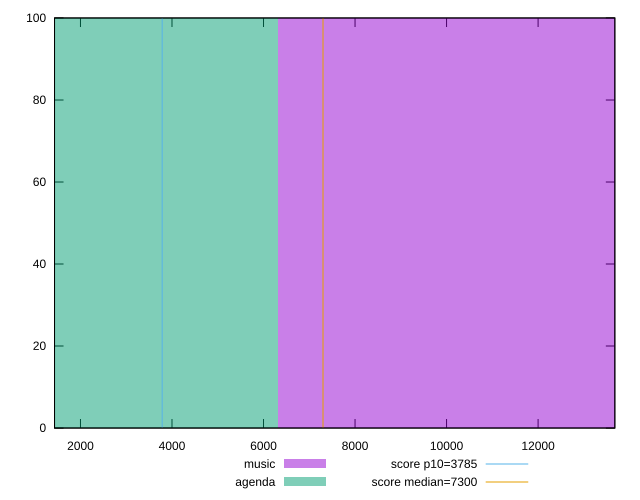

Here is the gnuplot script that generated this plot:
reset

$music <<EOF
12634.80051348399 100
EOF

$agenda <<EOF
0 100
EOF

set key outside below
set boxwidth 12634.80051348399
set xrange [1433.139:13676.785999999998]
set yrange [0:100]
set trange [0:100]
set style fill transparent solid 0.5 noborder

set parametric
set terminal svg size 640, 500 enhanced background rgb 'white'
set output "reports/report_00030_2021-02-24T20-42-31.540Z/interactive/comparison/histogram/0_vs_1.svg"

plot $music title "music" with boxes, \
     $agenda title "agenda" with boxes, \
     3785,t title "score p10=3785", \
     7300,t title "score median=7300"

reset
